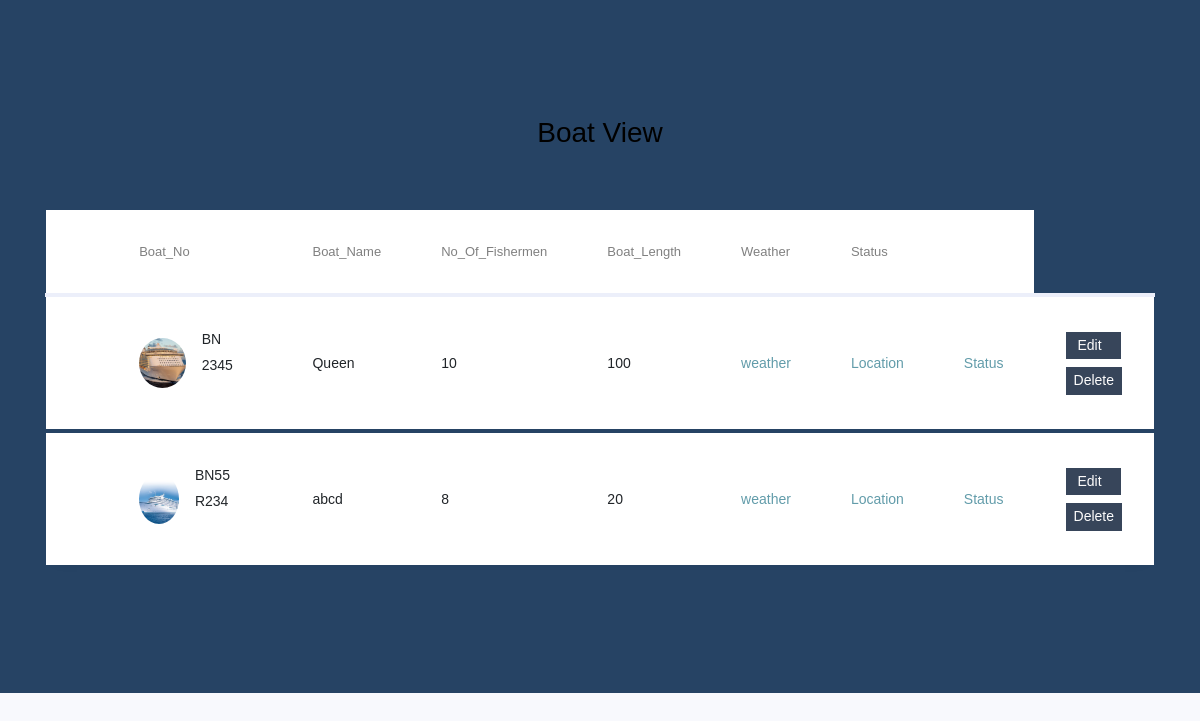
Page /viewboat on the committed database.
### account/models.py (models this page shows)
class boat(models.Model):
    boat_no = models.CharField(max_length = 2000)
    boat_name = models.CharField(max_length = 2000)
    no_of_fishermen = models.IntegerField()
    boat_length = models.CharField(max_length = 2000)
    upload_photo =models.ImageField(upload_to='images')
    def __str__(self):
        return self.boat_name

### account/views.py (the view)
# urls.py: path('viewboat',views.viewboat,name='viewboat'),
def viewboat(request):
     Data = boat.objects.all()
     print(Data)
     return render(request,"viewboat.html",{'Data':Data})

### templates/viewboat.html (shortened to what this page needs)
<!doctype html>
<html lang="en">
  <head>
	<link rel="stylesheet" href="https://stackpath.bootstrapcdn.com/font-awesome/4.7.0/css/font-awesome.min.css">
	<link rel="stylesheet" href="../static/view-css/style.css">
	</head>
	<body>
	<section class="ftco-section" style="background-color: #264364 ;">
		<div class="container">
			<div class="row justify-content-center">
				<div class="col-md-6 text-center mb-5">
					<h2 class="heading-section">Boat View</h2>
				</div>
			</div>
			<div class="row">
				<div class="col-md-12">
					<div class="table-wrap">
						<table class="table table-responsive-xl">
						  <thead>
						    <tr>
						    	<th>&nbsp;</th>
						    	<th>Boat_No</th>
						      <th>Boat_Name</th>
						      <th>No_Of_Fishermen</th>
                              <th>Boat_Length</th>
                              <th>Weather</th>
                              <th>Status</th>
						      <th>&nbsp;</th>
						    </tr>
						  </thead>
						  <tbody>
                            {% for info in Data %}
						    <tr class="alert" role="alert" style="border-color: #264364 ;">
						    	<td></td>
						      <td class="d-flex align-items-center">
						      	<div class="img" style="background-image: url(/media/{{info.upload_photo}});"></div>
						      	<div class="pl-3 email">
						      		<span>{{info.boat_no}}</span>
                                    <span>&nbsp;</span>
						      	</div>
						      </td>
						      <td>{{info.boat_name}}</td>
						      <td >{{info.no_of_fishermen}}</span></td>
						      <td>
                                {{info.boat_length}}
				        	</td>
						    <td> <a href="{% url 'main' %}" class="status" style="color: #629caa;">weather</a></td>
							<td><a href="{% url 'map' %}" class="status" style="color: #629caa;">Location</a></td>
							<td> <a href="{% url 'status' %}" class="status" style="color: #629caa;">Status</a></td>
                            <td><a href="{% url 'edit' info.id %}" class="button">&nbsp;Edit&nbsp;&nbsp;&nbsp;</a><br>
                            <a href="{% url 'delete' info.id %}" class="button" >Delete</a></td></td>
						    </tr>
							{% endfor %}
						  </tbody>
						</table>
					</div>
				</div>
			</div>
		</div>
	</section>
	</body>
</html>

### templates/viewboat.html (style rules this page uses)
.button { background-color: rgb(55, 69, 90); border: none; color: rgb(253, 252, 252); padding: 1px 8px; text-align: center; text-decoration: none; display: inline-block; font-size: 14px; margin: 4px 2px; cursor: pointer; }

### rows in the picture
boat: upload_photo (picture), boat_no "BN 2345", boat_name "Queen", no_of_fishermen "10", boat_length "100"
boat: upload_photo (picture), boat_no "BN55 R234", boat_name "abcd", no_of_fishermen "8", boat_length "20"
